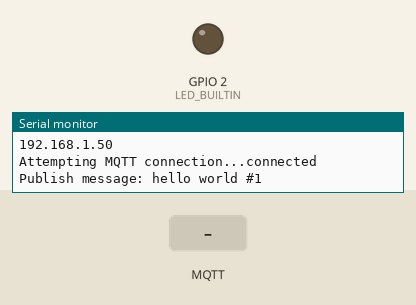
Recording of a sketch running on a simulated ESP32. Shown: output pins drawn as LEDs (lit = HIGH), the last lines printed to the serial monitor. The test bench sets the inputs (shaded band). WiFi joins after 1.5 s; servers stay silent unless stated; random numbers use the default seed unless the sketch sets one; no MQTT or app messages arrive unless stated.

Above: at 2.7 s.
2.8 s: MQTT message "0" arrives on the first subscribed topic
At 3.4 s:
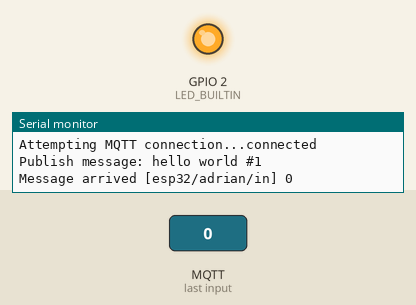
4.3 s: MQTT message "1" arrives on the first subscribed topic
At 5.5 s:
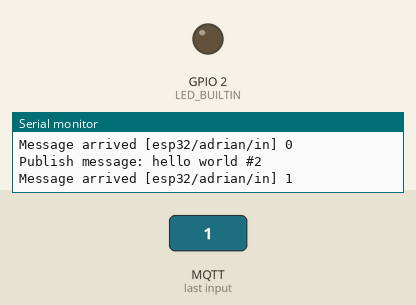
5.8 s: MQTT message "2" arrives on the first subscribed topic
At 6.9 s:
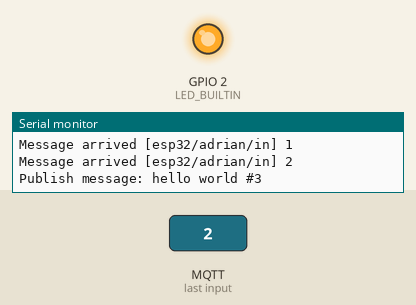
Timing chart, 0 to 8.8 s (numbered marks = the images above; inputs shaded):
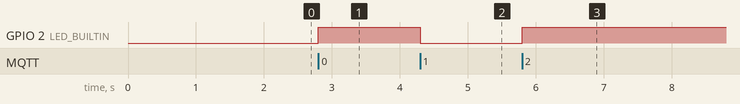

The sketch:

MQTT_LED.ino
```cpp
 // Import Library
#include <WiFi.h>
#include <PubSubClient.h>

 // Setup MQTT di sini, sesuaikan dengan Access Point yang digunakan (Hotspot / WiFi yang digunakan untuk IoT)
 // Pada MQTT, ada beberapa istilah yang perlu dipahami
 // Broker    = Bayangkan broker adalah "kantor pos informasi", sehingga segala informasi yang bertukar di MQTT harus melewati Broker "kantor pos" ini
 // Subscribe = Bayangkan Anda berlangganan pada "kantor pos informasi" ini, sehingga segala publikasi yang diberikan oleh kantor pos informasi akan disampaikan kepada SEMUA
 //             PELANGGAN "kantor pos informasi" ini.
 // Publish   = Ini berarti "menerbitkan" informasi baru ke "kantor pos". Nantinya "kantor pos informasi" akan menerbitkan informasi tersebut ke semua pelanggan yang sudah
 //             berlangganan ke "kantor pos informasi"
const char* ssid = "Username WiFi kamu";
const char* password = "Password WiFi kamu";
 // Setup MQTT Broker
const char *mqtt_broker = "broker.emqx.io";
const char *topic = "esp32/adrian/in"; // Contoh topic, dibebaskan
const char *topicout = "esp32/adrian/out"; // Contoh topic, dibebaskan
const char *mqtt_username = "username_kamu";
const char *mqtt_password = "password_kamu";
const int mqtt_port = 1883;

 // Setup WiFi client di ESP32
WiFiClient espClient;
PubSubClient client(espClient);

 // Definisikan variable untuk pesan
unsigned long lastMsg = 0;
#define MSG_BUFFER_SIZE (50)
char msg[MSG_BUFFER_SIZE];
int value = 0;

 // Definisikan LED
#define LED_BUILTIN 2

 // Setup (nyalakan) WiFi
void setup_wifi() {
  delay(10);
  // Menyambungkan ke jaringan WiFi terlebih dahulu
  Serial.println();
  Serial.print("Connecting to ");
  Serial.println(ssid);

  WiFi.mode(WIFI_STA);
  WiFi.begin(ssid, password);

  // Jika gagal connect
  while (WiFi.status() != WL_CONNECTED) {
    delay(500);
    Serial.print(".");
  }

  randomSeed(micros());

  // Jika berhasil connect
  Serial.println("");
  Serial.println("WiFi connected");
  Serial.println("IP address: ");
  Serial.println(WiFi.localIP());
}

 // Callback untuk komunikasi melalui topic
void callback(char* topic, byte* payload, unsigned int length) {
  Serial.print("Message arrived [");
  Serial.print(topic);
  Serial.print("] ");
  for (int i = 0; i < length; i++) {
    Serial.print((char)payload[i]);
  }
  Serial.println();

  // About You, eh LED hehe
  // Switch on the LED if a 1 was received as first character, jadi LED akan nyala saat value "1" dari payload diterima
  if ((char)payload[0] == '1') {
    digitalWrite(LED_BUILTIN, LOW);   // Turn the LED on (Note that LOW is the voltage level
    // but actually the LED is on; this is because
    // it is active low on the ESP-01)
    // Intinya, ESP menganggap "active" itu pada kondisi voltage LOW, sehingga kita set tegangan LOW untuk "menyalakan" LED.
  } else {
    digitalWrite(LED_BUILTIN, HIGH);  // Turn the LED off by making the voltage HIGH, kebalikan menyalakan LED.
  }
}

 // Menghubungkan ke client MQTT, lakukan reconnect jika gagal
void reconnect() {
  // Loop until we're reconnected
  while (!client.connected()) {
    Serial.print("Attempting MQTT connection...");
    // Create a random client ID
    String clientId = "Tes_MQTT";
    clientId += String(random(0xffff), HEX);
    // Attempt to connect
    if (client.connect(clientId.c_str())) {
      Serial.println("connected");
      // Once connected, publish an announcement...
      // PERHATIKAN "TOPIC" yang digunakan (Lihat kembali pada definisi di awal)
      client.publish(topicout, "hello world");
      // ... and resubscribe
      client.subscribe(topic);
    } else { // Notifikasi gagal
      Serial.print("failed, rc=");
      Serial.print(client.state());
      Serial.println(" try again in 5 seconds");
      // Wait 5 seconds before retrying
      delay(5000);
    }
  }
}

void setup() {
  pinMode(LED_BUILTIN, OUTPUT);     // BUILTIN_LED dibuat menjadi OUTPUT
  Serial.begin(115200);             // Definisikan serial monitor
  setup_wifi();                     // Jalankan fungsi setup_wifi()
  client.setServer(mqtt_broker, mqtt_port); // Nyalakan server mqtt
  client.setCallback(callback); // Nyalakan callback untuk komunikasi
}

void loop() {
  // Jika fungsi client.connected() gagal, lakukan fungsi reconnect()
  if (!client.connected()) {
    reconnect();
  }
  client.loop();

  // Register publikasi pesan di MQTT untuk ditampilkan di serial monitor dan ketika ESP32 melakukan publish, akan muncul dan dilakukan suatu fungsi
  // Sesuai yang sudah didefinisikan sebelumnya
  unsigned long now = millis();
  if (now - lastMsg > 2000) {
    lastMsg = now;
    ++value;
    snprintf (msg, MSG_BUFFER_SIZE, "hello world #%ld", value);
    Serial.print("Publish message: ");
    Serial.println(msg);
    client.publish(topicout, msg);
  }

}
```

Measured:
- after the input at 2.8 s, GPIO 2 (LED_BUILTIN): LOW → HIGH at once
- after the input at 4.3 s, GPIO 2 (LED_BUILTIN): HIGH → LOW at once
- after the input at 5.8 s, GPIO 2 (LED_BUILTIN): LOW → HIGH at once
